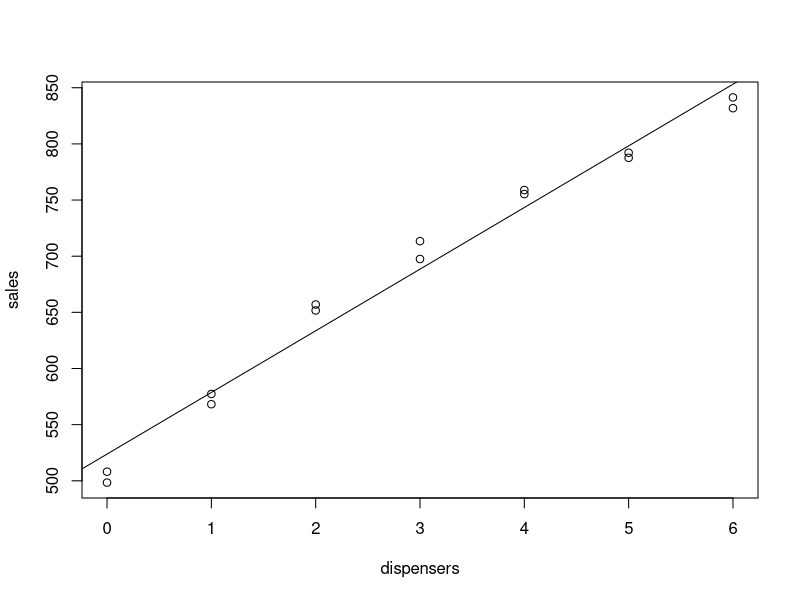
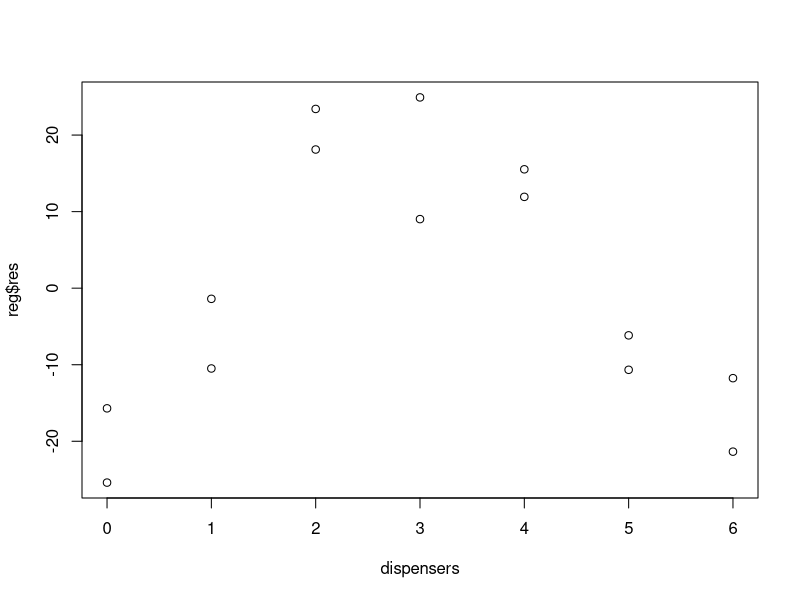

The R script that drew these images, in order: (Note: this script raises an error after producing the figures.)
cafeteria <- read.table("cafeteria.txt")
View(cafeteria)
attach(cafeteria)
plot(sales~dispensers)
# wypukłe liniowe
reg<-lm(sales ~ dispensers)
summary(reg)
abline(reg)
plot(reg$res ~ dispensers)
cor(dispensers, dispensers^2)
dif<-dispensers-mean(dispensers)
cor(dif, dif^2)
# d
# d^2
reg<-lm(sales~d + I(d^2))
summary(reg)
plot(reg$res, d)

reg1<-lm(sales~d + I(d^2) + I(d^3))
summary(reg1)
plot(reg1$res, d)
anova(reg, reg1)
# nie warto dodać kolejnych potęg - nic nie wniosło

bata1 <- reg$coefficients[1]
beta2 <- reg$coefficients[2]
beta3 <- reg$coefficients[3]

mean <- mean(dispensers)
beta11 <- beta2 - 2* beta3 * mean
beta11

beta_0 <- (beta1 - beta2 * mean) + beta3*mean^2 
beta_0
#coś tu źle jest, złe wyniki

plot(sales~dif)
lines(d,reg$coef[1]+reg$coef[2]*d+reg$coef[3]*d^2, col="red")
